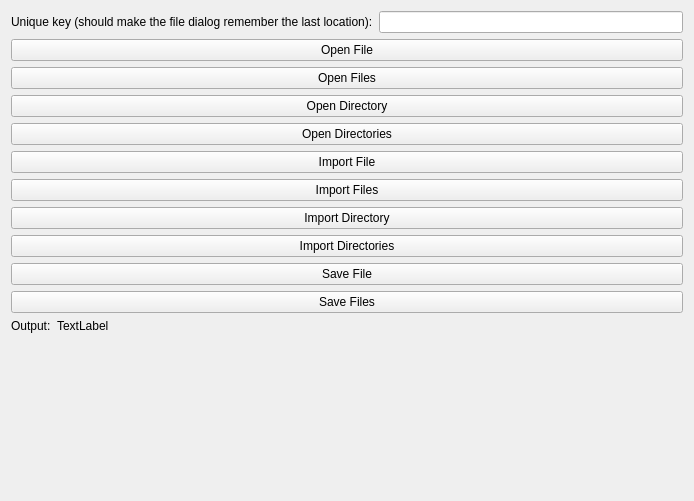
<?xml version="1.0" encoding="UTF-8"?>
<ui version="4.0">
 <class>KoFileDialogTester</class>
 <widget class="QWidget" name="KoFileDialogTester">
  <property name="geometry">
   <rect>
    <x>0</x>
    <y>0</y>
    <width>694</width>
    <height>501</height>
   </rect>
  </property>
  <property name="windowTitle">
   <string>KoFileDialogTester</string>
  </property>
  <layout class="QGridLayout" name="gridLayout">
   <item row="8" column="0">
    <widget class="QPushButton" name="bnImportDirectories">
     <property name="text">
      <string>Import Directories</string>
     </property>
    </widget>
   </item>
   <item row="4" column="0">
    <widget class="QPushButton" name="bnOpenDirectories">
     <property name="text">
      <string>Open Directories</string>
     </property>
    </widget>
   </item>
   <item row="11" column="0">
    <layout class="QHBoxLayout" name="horizontalLayout_2">
     <item>
      <widget class="QLabel" name="label_2">
       <property name="text">
        <string>Output:</string>
       </property>
       <property name="alignment">
        <set>Qt::AlignLeading|Qt::AlignLeft|Qt::AlignTop</set>
       </property>
      </widget>
     </item>
     <item>
      <widget class="QLabel" name="txtResult">
       <property name="sizePolicy">
        <sizepolicy hsizetype="Expanding" vsizetype="Expanding">
         <horstretch>0</horstretch>
         <verstretch>0</verstretch>
        </sizepolicy>
       </property>
       <property name="text">
        <string>TextLabel</string>
       </property>
       <property name="textFormat">
        <enum>Qt::PlainText</enum>
       </property>
       <property name="alignment">
        <set>Qt::AlignLeading|Qt::AlignLeft|Qt::AlignTop</set>
       </property>
       <property name="wordWrap">
        <bool>true</bool>
       </property>
      </widget>
     </item>
    </layout>
   </item>
   <item row="5" column="0">
    <widget class="QPushButton" name="bnImportFile">
     <property name="text">
      <string>Import File</string>
     </property>
    </widget>
   </item>
   <item row="1" column="0">
    <widget class="QPushButton" name="bnOpenFile">
     <property name="text">
      <string>Open File</string>
     </property>
    </widget>
   </item>
   <item row="2" column="0">
    <widget class="QPushButton" name="bnOpenFiles">
     <property name="text">
      <string>Open Files</string>
     </property>
    </widget>
   </item>
   <item row="0" column="0">
    <layout class="QHBoxLayout" name="horizontalLayout">
     <item>
      <widget class="QLabel" name="label">
       <property name="text">
        <string>Unique key (should make the file dialog remember the last location):</string>
       </property>
      </widget>
     </item>
     <item>
      <widget class="QLineEdit" name="txtUniqueKey"/>
     </item>
    </layout>
   </item>
   <item row="3" column="0">
    <widget class="QPushButton" name="bnOpenDirectory">
     <property name="text">
      <string>Open Directory</string>
     </property>
    </widget>
   </item>
   <item row="6" column="0">
    <widget class="QPushButton" name="bnImportFiles">
     <property name="text">
      <string>Import Files</string>
     </property>
    </widget>
   </item>
   <item row="7" column="0">
    <widget class="QPushButton" name="bnImportDirectory">
     <property name="text">
      <string>Import Directory</string>
     </property>
    </widget>
   </item>
   <item row="9" column="0">
    <widget class="QPushButton" name="bnSaveFile">
     <property name="text">
      <string>Save File</string>
     </property>
    </widget>
   </item>
   <item row="10" column="0">
    <widget class="QPushButton" name="bnSaveFiles">
     <property name="text">
      <string>Save Files</string>
     </property>
    </widget>
   </item>
  </layout>
 </widget>
 <layoutdefault spacing="6" margin="11"/>
 <resources/>
 <connections/>
</ui>
